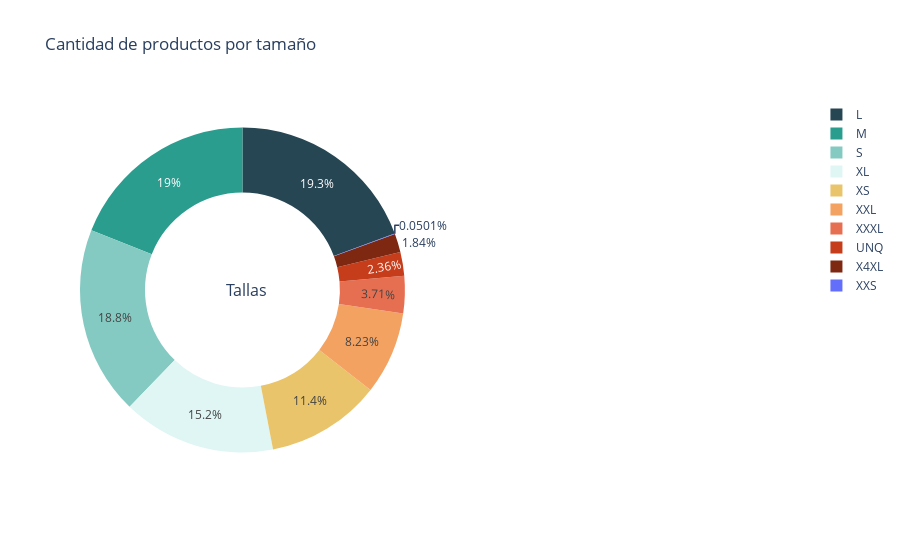

The cell this chart's notebook holds for it:
### Code cell
import plotly.graph_objects as go
from plotly.subplots import make_subplots

labels = unique_elements


fig = make_subplots(rows = 1, cols = 2, specs = [[{'type':'domain'}, {'type':'domain'}]])
fig.add_trace(go.Pie(labels = labels, values = counts_elements, marker_colors = paleta), 1, 1)

fig.update_traces(hole = .6, hoverinfo = "label + percent + name")

fig.update_layout(
    title_text="Cantidad de productos por tamaño",
    font = dict(size = 12),
    annotations = [dict(text = 'Tallas', x = 0.20, y = 0.5, 
    font_size = 16, showarrow = False
    )])
fig.show()

### Figure 1 — Plotly figure (JSON) as saved in the notebook; plotly's stock layout.template omitted (floating-point values rounded to 4 significant figures)
{"data": [{"domain": {"x": [0, 0.45], "y": [0, 1]}, "hole": 0.6, "hoverinfo": "label+percent+name", "labels": ["L", "M", "S", "XL", "XS", "XXL", "XXXL", "UNQ", "X4XL", "XXS"], "marker": {"colors": ["#264653", "#2A9D8F", "#85CAC2", "#DFF6F4", "#E9C46A", "#F4A261", "#E76F51", "#C53D1B", "#7E2711"]}, "type": "pie", "values": [19.34, 19.02, 18.76, 15.24, 11.44, 8.235, 3.714, 2.361, 1.838, 0.05014]}], "layout": {"annotations": [{"font": {"size": 16}, "showarrow": false, "text": "Tallas", "x": 0.2, "y": 0.5}], "font": {"size": 12}, "title": {"text": "Cantidad de productos por tamaño"}}}
